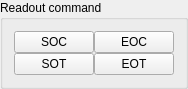
   <widget class="QGroupBox" name="Readoutcommand">
    <property name="geometry">
     <rect>
      <x>10</x>
      <y>640</y>
      <width>160</width>
      <height>80</height>
     </rect>
    </property>
    <property name="styleSheet">
     <string notr="true"/>
    </property>
    <property name="title">
     <string>Readout command</string>
    </property>
    <layout class="QGridLayout" name="gridLayout_3">
     <property name="spacing">
      <number>0</number>
     </property>
     <item row="0" column="0">
      <widget class="QPushButton" name="soc">
       <property name="cursor">
        <cursorShape>PointingHandCursor</cursorShape>
       </property>
       <property name="styleSheet">
        <string notr="true"/>
       </property>
       <property name="text">
        <string>SOC</string>
       </property>
      </widget>
     </item>
     <item row="0" column="1">
      <widget class="QPushButton" name="eoc">
       <property name="cursor">
        <cursorShape>PointingHandCursor</cursorShape>
       </property>
       <property name="styleSheet">
        <string notr="true"/>
       </property>
       <property name="text">
        <string>EOC</string>
       </property>
      </widget>
     </item>
     <item row="1" column="0">
      <widget class="QPushButton" name="sot">
       <property name="cursor">
        <cursorShape>PointingHandCursor</cursorShape>
       </property>
       <property name="styleSheet">
        <string notr="true"/>
       </property>
       <property name="text">
        <string>SOT</string>
       </property>
      </widget>
     </item>
     <item row="1" column="1">
      <widget class="QPushButton" name="eot">
       <property name="cursor">
        <cursorShape>PointingHandCursor</cursorShape>
       </property>
       <property name="styleSheet">
        <string notr="true"/>
       </property>
       <property name="text">
        <string>EOT</string>
       </property>
      </widget>
     </item>
    </layout>
   </widget>
